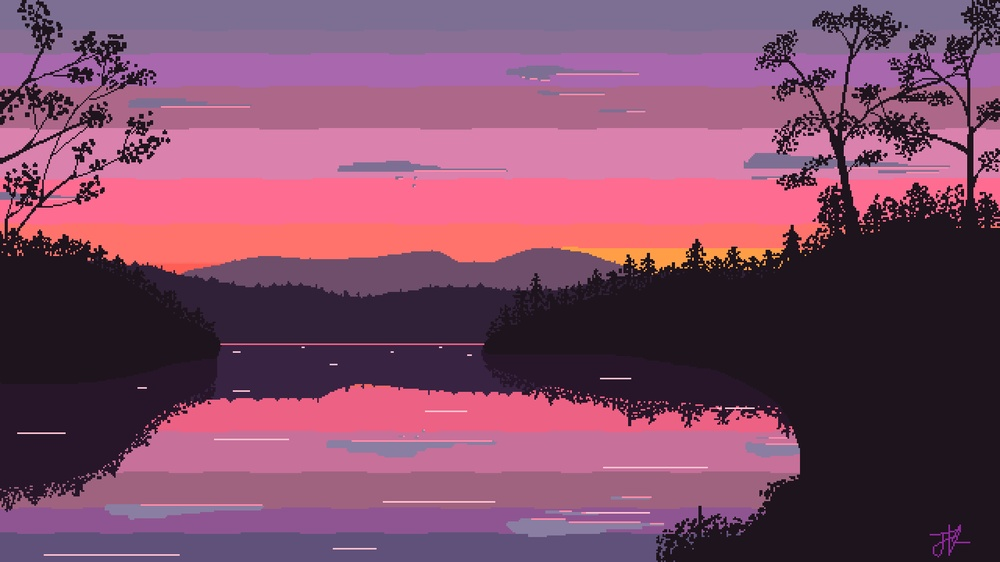
%> input picture Basics of Image Processing/landscape.jpg, 1000 x 562 px, shrunk from 1920 x 1080 before the run
$ octave basics_of_image_processing.m   (GNU Octave 9; MATLAB toolbox functions it lacks are replaced by stand-ins)
%> lines starting %> are read from the running program, lines starting %| are printed output that depends on the picture; in (x1, y1, x2, y2) boxes, pixels count from 0 and x2, y2 are one past the last pixel; in counts of white or black regions, pixels touching at a corner belong together; the program's own positions count from 1
%% Basics of Image Processing 14 Jan 2026
% Anubhav Rathore
% Input: Image
% Output: Image

%% Defaults
clc;
clear all;
close all;

%% Image Read
I = imread("landscape.jpg");
%> I is the input picture: size 562x1000x3 uint8; mean R, G, B 126.9, 74.9, 102.8
imshow(I);
figure;

%% GrayScale
Ig = rgb2gray(I);
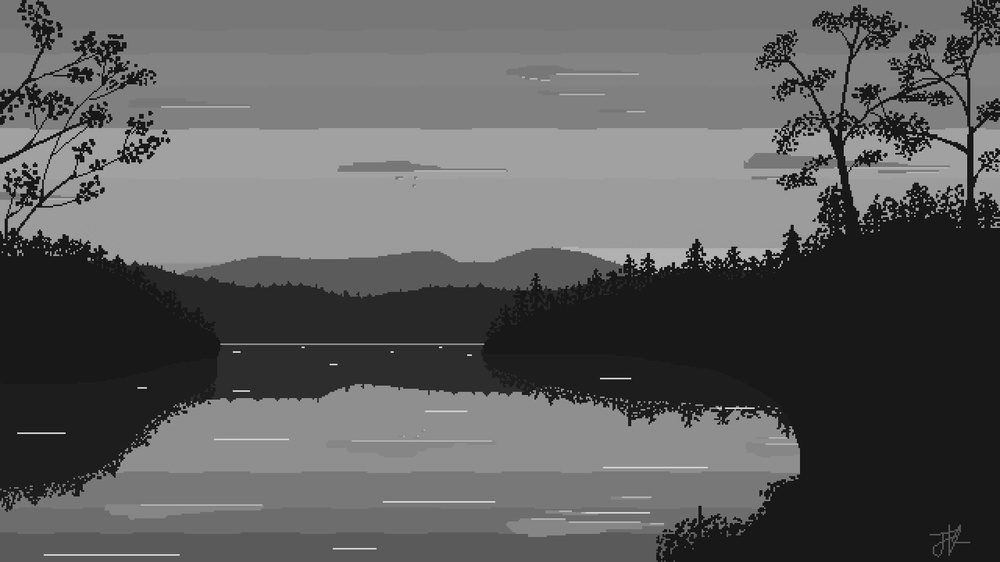
%> Ig: size 562x1000 uint8; min 3, max 239, mean 93.7
imshow(Ig);

%% Red components
Ired = I;
Ired(:,:,2) = 0;
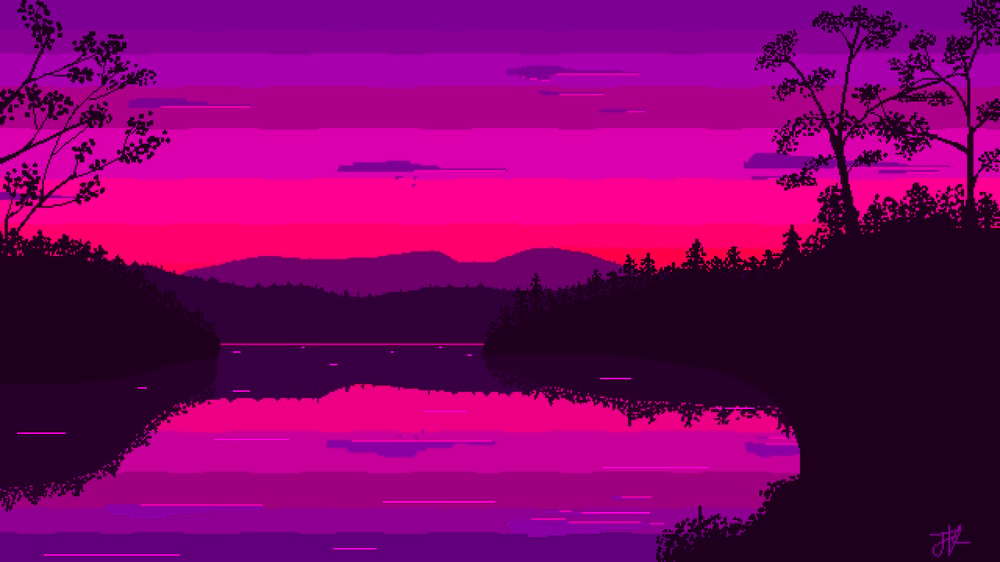
%> Ired: size 562x1000x3 uint8; mean R, G, B 126.9, 0, 102.8
Ired(:,:,3) = 0;
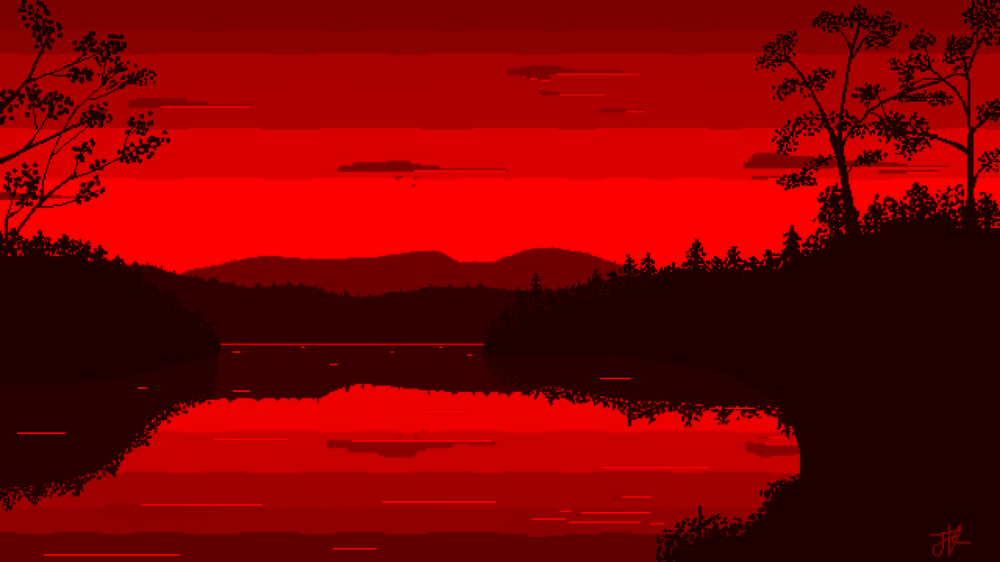
%> Ired: size 562x1000x3 uint8; mean R, G, B 126.9, 0, 0
figure;
imshow(Ired);

%% Black and White
Ibw = Ig > 80;
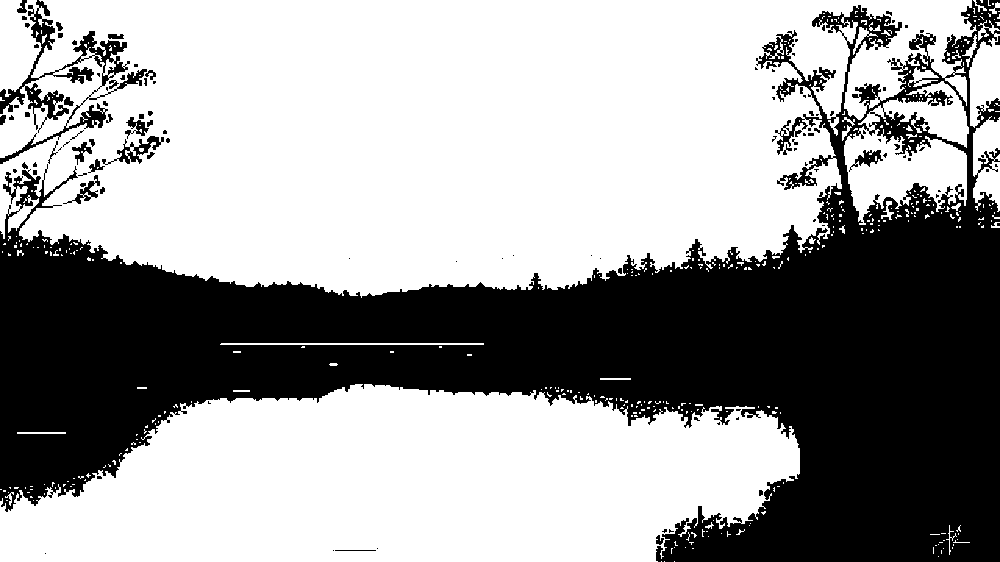
%> Ibw: size 562x1000 logical; 62% white; 115 black regions (78 under 20 px), largest, box (x1, y1, x2, y2) and area: (0, 0, 1000, 562) 205815, (0, 0, 147, 164) 4224, (102, 136, 164, 165) 502
figure;
imshow(Ibw);

%% Histogram Equalisation
Ieq = histeq(Ig);
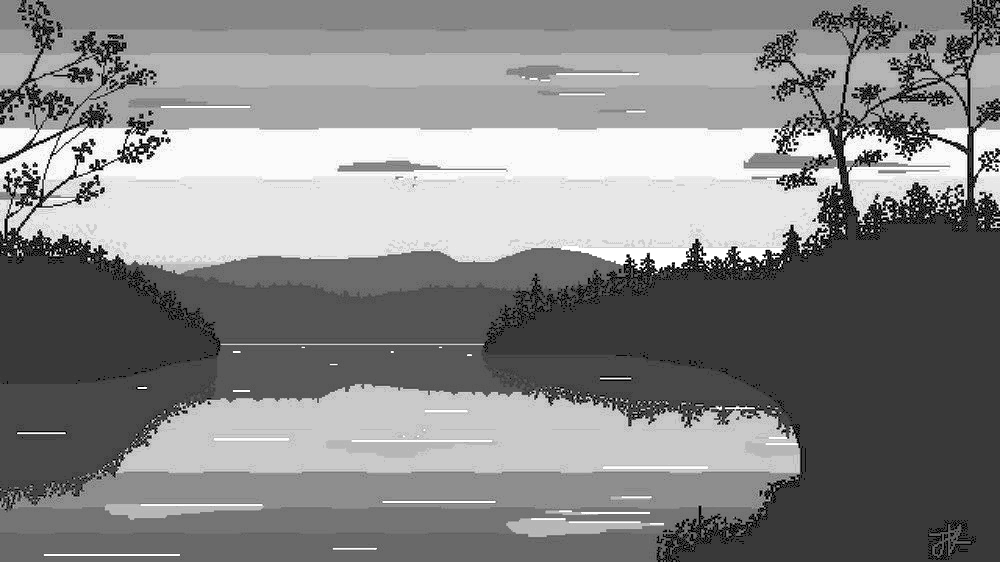
%> Ieq: size 562x1000 uint8; min 0, max 255, mean 134.5
figure;
imshow(Ieq);
